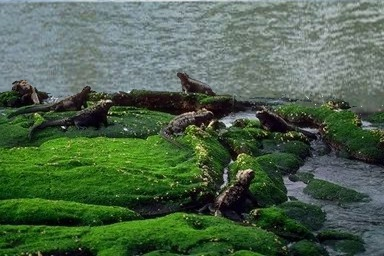
#> input picture temp_ela.jpg, 384 x 256 px; its folder holds only this picture in this run
$ python main.py --input_dir . --output_dir out
#> lines starting #> are read from the running program, lines starting #| are printed output that depends on the picture; after the words box and inside, x2 and y2 are one past the last pixel; in counts of white or black regions, pixels touching at a corner belong together
#!/usr/bin/env python3
"""
ELA CASIA Pipeline
- Batch-process images in INPUT_DIR
- Save: <basename>_ela.png, <basename>_predmask.png, <basename>_overlay.png
- If matching mask exists in MASK_DIR (same filename), compute metrics and write summary CSV

Usage:
    python ela_casia_pipeline.py --input_dir path/to/images --output_dir outputs --mask_dir path/to/masks

Dependencies:
    pip install pillow numpy pandas matplotlib
"""
import argparse
from pathlib import Path
from PIL import Image, ImageChops, ImageEnhance, ImageFilter
import numpy as np
import pandas as pd
import io
import sys

# -------------------- Utils --------------------
def compute_ela_from_pil(img_pil, quality=95, scale=30):
    """Compute ELA image from a PIL RGB image. Returns (ela_pil, ela_np_float_0_1)."""
    buf = io.BytesIO()
    img_pil.save(buf, format="JPEG", quality=quality)
    buf.seek(0)
    recompressed = Image.open(buf).convert("RGB")
    diff = ImageChops.difference(img_pil.convert("RGB"), recompressed)
    diff_np = np.asarray(diff).astype(np.float32) / 255.0
    diff_np = np.clip(diff_np * scale, 0.0, 1.0)
    ela_uint8 = (diff_np * 255).astype(np.uint8)
    ela_pil = Image.fromarray(ela_uint8)
    return ela_pil, diff_np

def rgb_to_gray_np(img_np):
    """Convert RGB numpy (H,W,3) in 0..1 to grayscale 0..1."""
    return 0.2989 * img_np[...,0] + 0.5870 * img_np[...,1] + 0.1140 * img_np[...,2]

def otsu_threshold(gray_0_1):
    """Otsu's threshold for grayscale 0..1 image. Returns threshold in 0..1."""
    img = (gray_0_1 * 255).astype(np.uint8)
    hist, _ = np.histogram(img.ravel(), bins=256, range=(0,256))
    total = img.size
    sum_total = np.dot(np.arange(256), hist)
    sum_b = 0.0
    w_b = 0.0
    current_max = 0.0
    threshold = 0
    for i in range(256):
        w_b += hist[i]
        if w_b == 0:
            continue
        w_f = total - w_b
        if w_f == 0:
            break
        sum_b += i * hist[i]
        m_b = sum_b / w_b
        m_f = (sum_total - sum_b) / w_f
        var_between = w_b * w_f * (m_b - m_f) ** 2
        if var_between > current_max:
            current_max = var_between
            threshold = i
    return threshold / 255.0

def segment_ela(ela_np, method="otsu", manual_thresh=None, smooth_radius=1):
    """
    Segment ELA image (ela_np in 0..1, HxWx3 or HxW) to binary mask.
    Returns (mask_bool_HxW, used_threshold).
    Applies simple median smoothing (PIL) on grayscale before thresholding if smooth_radius>0.
    """
    if ela_np.ndim == 3:
        gray = rgb_to_gray_np(ela_np)
    else:
        gray = ela_np
    # Smooth using median filter (implemented by PIL)
    if smooth_radius and smooth_radius > 0:
        pil_gray = Image.fromarray((gray * 255).astype(np.uint8))
        pil_gray = pil_gray.filter(ImageFilter.MedianFilter(size=3*smooth_radius))
        gray = np.asarray(pil_gray).astype(np.float32) / 255.0
    if method == "otsu":
        t = otsu_threshold(gray)
    elif method == "manual":
        if manual_thresh is None:
            raise ValueError("manual_thresh must be set when method='manual'")
        t = float(manual_thresh)
    else:
        raise ValueError("Unknown segmentation method: " + str(method))
    mask = gray >= t
    return mask, t

def overlay_mask(original_pil, mask_bool, alpha=0.45, color=(255,0,0)):
    """Overlay binary mask (HxW bool) onto original PIL image and return PIL RGB."""
    orig = original_pil.convert("RGBA")
    w,h = orig.size
    mask_img = Image.fromarray((mask_bool.astype(np.uint8) * 255).astype(np.uint8))
    if mask_img.size != orig.size:
        mask_img = mask_img.resize(orig.size)
    overlay = Image.new("RGBA", orig.size, (0,0,0,0))
    overlay_pixels = overlay.load()
    mask_px = mask_img.load()
    for y in range(h):
        for x in range(w):
            if mask_px[x,y] > 0:
                overlay_pixels[x,y] = (color[0], color[1], color[2], int(255*alpha))
    combined = Image.alpha_composite(orig, overlay)
    return combined.convert("RGB")

def evaluate_mask(pred_mask, gt_mask):
    """Pixel-wise metrics. pred_mask and gt_mask are boolean numpy arrays same shape."""
    pred = pred_mask.astype(np.uint8)
    gt = gt_mask.astype(np.uint8)
    tp = int(np.logical_and(pred==1, gt==1).sum())
    fp = int(np.logical_and(pred==1, gt==0).sum())
    fn = int(np.logical_and(pred==0, gt==1).sum())
    tn = int(np.logical_and(pred==0, gt==0).sum())
    iou = tp / (tp + fp + fn) if (tp + fp + fn) > 0 else 0.0
    precision = tp / (tp + fp) if (tp + fp) > 0 else 0.0
    recall = tp / (tp + fn) if (tp + fn) > 0 else 0.0
    f1 = 2 * precision * recall / (precision + recall) if (precision + recall) > 0 else 0.0
    pixel_acc = (tp + tn) / (tp + tn + fp + fn) if (tp + tn + fp + fn) > 0 else 0.0
    return {"IoU": iou, "Precision": precision, "Recall": recall, "F1": f1, "PixelAcc": pixel_acc,
            "TP": tp, "FP": fp, "FN": fn, "TN": tn}

def save_png(pil_img, path):
    Path(path).parent.mkdir(parents=True, exist_ok=True)
    pil_img.save(path)

# -------------------- Batch processing --------------------
def batch_process_dataset(input_dir, output_dir, mask_dir=None,
                          quality=95, scale=30, method="otsu", manual_thresh=None,
                          smooth_radius=1, overlay_alpha=0.45, write_csv=True, verbose=True):
    """
    Processes all files in input_dir. If mask_dir provided and contains a file with same name, evaluate metrics.
    Returns a pandas DataFrame with metrics for images that had GT masks (may be empty).
    """
#> called with input_dir = '.', output_dir = 'out', quality = 95, scale = 30, method = 'otsu', smooth_radius = 1, overlay_alpha = 0.45, write_csv = True
    input_dir = Path(input_dir)
    output_dir = Path(output_dir)
    output_dir.mkdir(parents=True, exist_ok=True)
    mask_dir = Path(mask_dir) if mask_dir is not None else None

    metrics_list = []
    supported = ("*.jpg","*.jpeg","*.png","*.bmp","*.tif","*.tiff")
    files = []
    for pat in supported:
        files.extend(sorted(input_dir.glob(pat)))
    if verbose:
        print(f"[+] Found {len(files)} files in {input_dir}")

    for idx, p in enumerate(files, 1):
        try:
            img = Image.open(p).convert("RGB")
#> img is the input picture: PIL image 384x256 RGB; mean R, G, B 77.3, 99.5, 75.8
        except Exception as e:
            if verbose:
                print(f"[!] Skipping {p.name}: {e}")
            continue

        ela_pil, ela_np = compute_ela_from_pil(img, quality=quality, scale=scale)
#> in compute_ela_from_pil, `diff_np = np.asarray(diff).astype(np.float32) / 255.0`:
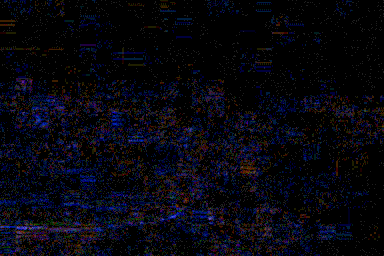
#> diff_np: shape (256, 384, 3) float32; mean R, G, B 0.000843, 0.000827, 0.00181; drawn with min black and max white
        base = p.stem
        ela_path = output_dir / f"{base}_ela.png"
        save_png(ela_pil, ela_path)

        mask_pred, used_t = segment_ela(ela_np, method=method, manual_thresh=manual_thresh, smooth_radius=smooth_radius)
#> in rgb_to_gray_np, `return 0.2989 * img_np[...,0] + 0.5870 * img_np[...,1] + 0.1140 * img_..`:
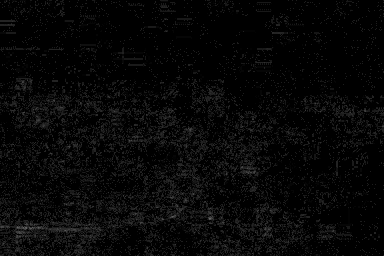
#> returned value: shape (256, 384) float32; min 0, max 0.393, mean 0.0283
#> in segment_ela, `pil_gray = pil_gray.filter(ImageFilter.MedianFilter(size=3*smooth_radi..`:
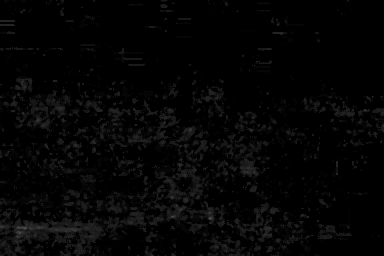
#> pil_gray: PIL image 384x256 L; min 0, max 73, mean 4.7
#> in segment_ela, `gray = np.asarray(pil_gray).astype(np.float32) / 255.0`:
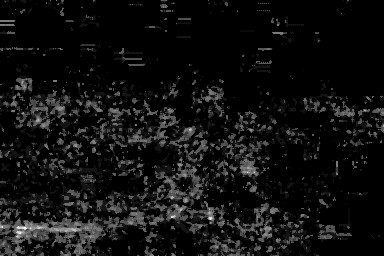
#> gray: shape (256, 384) float32; min 0, max 0.286, mean 0.0183; drawn with min black and max white
#> in otsu_threshold, `hist, _ = np.histogram(img.ravel(), bins=256, range=(0,256))`: hist = 256 values, max 67707 at index 0, min 0 at index 1, mean 384
#> in otsu_threshold, `sum_total = np.dot(np.arange(256), hist)`: sum_total = 457824
#> the loop in otsu_threshold, `for i in range(256):` made 74 passes
#> (w_b, w_f, sum_b, m_b, m_f, current_max) on passes 1, 4, 7, 9, 11, 13, 14: (67707, 30597, 0, 0, 14.96, 4.64e+11), (70776, 27528, 9207, 0.13, 16.3, 5.09e+11), (81229, 17075, 71925, 0.885, 22.6, 6.54e+11), (83086, 15218, 86781, 1.04, 24.38, 6.89e+11), (83321, 14983, 89131, 1.07, 24.61, 6.92e+11), (83550, 14754, 91879, 1.1, 24.8, 6.93e+11), (83854, 14450, 95831, 1.14, 25.05, 6.93e+11)
#> after the loop in otsu_threshold, `for i in range(256):`: current_max = 6.93e+11; sum_b = 457532; threshold = 13; w_b = 98304
#> in segment_ela, `t = otsu_threshold(gray)`: t = 0.051
#> in segment_ela, `mask = gray >= t`:
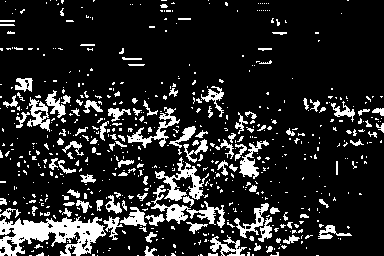
#> mask: shape (256, 384) bool; 15% white; 644 white regions (530 under 20 px), largest, box (x1, y1, x2, y2) and area: (0, 208, 106, 256) 2383, (151, 185, 225, 228) 774, (155, 157, 209, 201) 742
#> used_t = 0.051
        pred_mask_pil = Image.fromarray((mask_pred.astype(np.uint8) * 255).astype(np.uint8))
        pred_mask_path = output_dir / f"{base}_predmask.png"
        save_png(pred_mask_pil, pred_mask_path)

        overlay_pil = overlay_mask(img, mask_pred, alpha=overlay_alpha)
#> in overlay_mask, `overlay = Image.new("RGBA", orig.size, (0,0,0,0))`: overlay: PIL image 384x256 RGBA; every value is 0
#> in overlay_mask, `combined = Image.alpha_composite(orig, overlay)`:
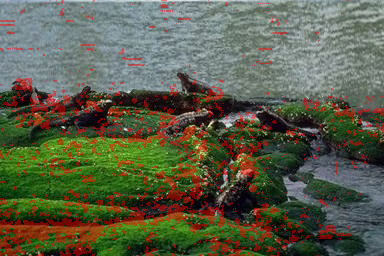
#> combined: PIL image 384x256 RGBA; mean R, G, B, A 90.7, 94, 73, 255
        overlay_path = output_dir / f"{base}_overlay.png"
        save_png(overlay_pil, overlay_path)

        if mask_dir is not None:
            gt_path = mask_dir / p.name
            # if not found by name, try stem with png
            if (not gt_path.exists()) and (mask_dir / (p.stem + ".png")).exists():
                gt_path = mask_dir / (p.stem + ".png")
            if gt_path.exists():
                try:
                    gt = Image.open(gt_path).convert("L")
                    gt_arr = np.asarray(gt) > 127
                    # Resize GT if different shape
                    if gt_arr.shape != mask_pred.shape:
                        gt_pil = Image.fromarray((gt_arr.astype(np.uint8)*255).astype(np.uint8))
                        gt_pil = gt_pil.resize(pred_mask_pil.size)
                        gt_arr = np.asarray(gt_pil) > 127
                    metrics = evaluate_mask(mask_pred, gt_arr)
                    metrics.update({"image": p.name, "threshold": float(used_t)})
                    metrics_list.append(metrics)
                except Exception as e:
                    if verbose:
                        print(f"[!] Could not evaluate {p.name} with GT {gt_path.name}: {e}")
        if verbose and (idx % 50 == 0 or idx == len(files)):
            print(f"[+] Processed {idx}/{len(files)} images")

    df = pd.DataFrame(metrics_list)
    if write_csv and not df.empty:
        df.to_csv(Path(output_dir)/"summary_metrics.csv", index=False)
        if verbose:
            print(f"[+] Wrote summary metrics to {Path(output_dir)/'summary_metrics.csv'}")
    elif write_csv:
        if verbose:
            print("[+] No GT masks found or no metrics to write.")
    return df

# -------------------- CLI --------------------
def parse_args(argv):
    p = argparse.ArgumentParser(description="ELA batch pipeline for CASIA")
    p.add_argument("--input_dir", required=True, help="Path to input images")
    p.add_argument("--output_dir", required=True, help="Path to save outputs")
    p.add_argument("--mask_dir", default=None, help="(optional) Path to ground-truth masks (matching filenames)")
    p.add_argument("--quality", type=int, default=95, help="JPEG quality for recompression (default:95)")
    p.add_argument("--scale", type=int, default=30, help="ELA amplification scale (default:30)")
    p.add_argument("--method", choices=["otsu","manual"], default="otsu", help="Segmentation method")
    p.add_argument("--manual_thresh", type=float, default=None, help="Manual threshold (0..1) if method=manual")
    p.add_argument("--smooth_radius", type=int, default=1, help="Median filter radius for smoothing (default:1)")
    p.add_argument("--overlay_alpha", type=float, default=0.45, help="Overlay alpha for visualization (default:0.45)")
    p.add_argument("--no_csv", dest="write_csv", action="store_false", help="Do not write summary CSV")
    p.add_argument("--quiet", action="store_true", help="Quiet mode")
    return p.parse_args(argv)

if __name__ == "__main__":
    args = parse_args(sys.argv[1:])
    df = batch_process_dataset(
        input_dir=args.input_dir,
        output_dir=args.output_dir,
        mask_dir=args.mask_dir,
        quality=args.quality,
        scale=args.scale,
        method=args.method,
        manual_thresh=args.manual_thresh,
        smooth_radius=args.smooth_radius,
        overlay_alpha=args.overlay_alpha,
        write_csv=args.write_csv,
        verbose=(not args.quiet)
    )
    if not df.empty:
        print(df.describe(include='all'))
    print("[+] Done.")
